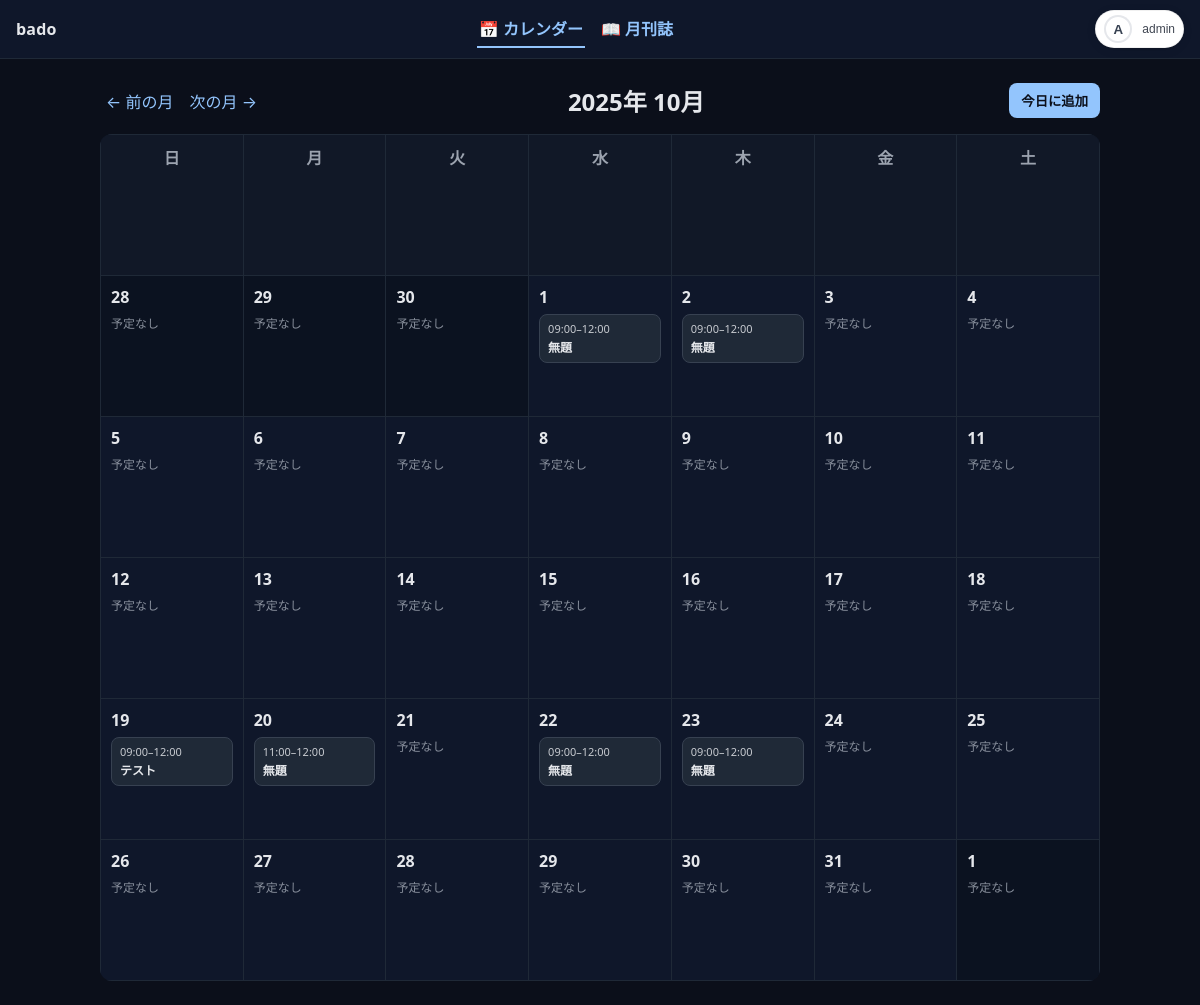
Screenshot of /?y=2025&m=10 (signed in) with the database file from the repository.
### core/models.py (models this page shows, shortened)
class User(AbstractUser):
    class Role(models.TextChoices):
        MEMBER  = "member", "一般"
        OFFICER = "officer", "運営"
        ADMIN   = "admin",   "管理者"
    role = models.CharField(max_length=10, choices=Role.choices, default=Role.MEMBER)

class Event(models.Model):
    user = models.ForeignKey(settings.AUTH_USER_MODEL, on_delete=models.CASCADE)
    title = models.CharField(max_length=200)
    start = models.DateTimeField()
    end = models.DateTimeField(null=True, blank=True)
    description = models.TextField(blank=True)
    created_at = models.DateTimeField(auto_now_add=True)
    updated_at = models.DateTimeField(auto_now=True)
    checkin_token = models.CharField(
        max_length=32,
        unique=True,
        blank=True,
        null=True,
        help_text="出席用QRコードに埋め込むトークン",
    )
    class Meta:
        ordering = ["start"]

### core/views.py (the view)
# urls.py: path("", core_views.home, name="home"),
@login_required
def home(request):
    return calendar_view(request)

### core/templatetags/custom_filters.py (called while the page is built)
@register.filter
def get_item(mapping, key):
    try:
        return mapping.get(key, [])
    except AttributeError:
        return []

@register.filter
def time_range(ev):
    if not ev or not getattr(ev, "start", None):
        return ""
    s = timezone.localtime(ev.start)
    if getattr(ev, "end", None):
        e = timezone.localtime(ev.end)
        if s.time() == e.time():
            return f"{s:%H:%M}"
        return f"{s:%H:%M}–{e:%H:%M}"
    return f"{s:%H:%M}〜"

### templates/core/calendar.html (shortened to what this page needs)
{% extends "base.html" %}
{% load custom_filters %}
{% block content %}
<div class="bar">
  <div class="nav">
    <a href="?y={{ prev_y }}&m={{ prev_m }}">← 前の月</a>
    <a href="?y={{ next_y }}&m={{ next_m }}">次の月 →</a>
  </div>
  <h2 style="margin:0;">{{ year }}年 {{ month }}月</h2>
  <button class="btn" id="addTodayBtn">今日に追加</button>
</div>
<table class="cal">
  <thead>
    <tr>
      <th>日</th><th>月</th><th>火</th><th>水</th><th>木</th><th>金</th><th>土</th>
    </tr>
  </thead>
  <tbody>
    {% for week in weeks %}
      <tr>
        {% for day in week %}
          <td class="cell {% if day == today %}today{% endif %} {% if day.month != month %}other{% endif %}"
              data-date="{{ day|date:'Y-m-d' }}">
            <div class="daynum">{{ day.day }}</div>
            {% for e in events_by_date|get_item:day %}
              <div class="event"
                   title="{{ e.description|default_if_none:'' }}"
                   data-id="{{ e.id }}"
                   data-title="{{ e.title|escape }}"
                   data-start="{{ e.start|date:'c' }}"
                   data-end="{% if e.end %}{{ e.end|date:'c' }}{% endif %}"
                   data-desc="{{ e.description|default_if_none:''|escape }}"
                   data-can-manage="{% if request.user.is_staff or e.user_id == request.user.id %}1{% else %}0{% endif %}">
                <div class="time">{{ e|time_range }}</div>
                <div class="title">{{ e.title }}</div>
              </div>
            {% empty %}
              <div class="muted" style="font-size:12px; margin-top:6px;">予定なし</div>
            {% endfor %}
          </td>
        {% endfor %}
      </tr>
    {% endfor %}
  </tbody>
</table>
{% endblock %}

### templates/base.html (shortened to what this page needs)
{% load static %}
{% load socialaccount %}
<!DOCTYPE html>
<html lang="ja">
<head>
</head>
<body>
  <header class="topbar">
    <div class="brand">bado</div>
    <nav class="tabs" aria-label="Primary">
      <a class="tab {% if request.resolver_match.url_name == 'calendar' or request.resolver_match.url_name == 'home' %}active{% endif %}"
         href="{% url 'calendar' %}">📅 カレンダー</a>
      <a class="tab {% if request.resolver_match.url_name == 'magazines_list' %}active{% endif %}"
         href="{% url 'magazines_list' %}">📖 月刊誌</a>
    </nav>
    <div class="right">
      {% if user.is_authenticated %}
        {% with sa=user.socialaccount_set.first %}
          {% if sa and sa.get_avatar_url %}
            {% with avatar_url=sa.get_avatar_url %}
              <button id="avatarBtn" class="avatar-btn" aria-haspopup="menu" aria-expanded="false">
                <img class="avatar-img" src="{{ avatar_url }}" alt="avatar">
                <span style="font-size:12px; opacity:.8;">{{ user.first_name|default:user.username }}</span>
              </button>
            {% endwith %}
          {% else %}
            <button id="avatarBtn" class="avatar-btn" aria-haspopup="menu" aria-expanded="false">
              <div class="avatar-fallback">{{ user.username|first|upper }}</div>
              <span style="font-size:12px; opacity:.8;">{{ user.username }}</span>
            </button>
          {% endif %}
        {% endwith %}
      {% else %}
        <a class="login-btn" href="{% provider_login_url 'google' %}">Googleでログイン</a>
      {% endif %}
    </div>
  </header>
  <div class="wrap">
    {% block content %}{% endblock %}
  </div>
</body>
</html>

### templates/base.html (style rules this page uses)
:root { --bg:#0b0f1a; --panel:#0f172a; --line:#1f2937; --text:#e5e7eb; --muted:#9ca3af; --brand:#93c5fd; --menu-bg:#ffffff; --menu-text:#111827; --ring:#e5e7eb; }
html,body { margin:0;background:var(--bg);color:var(--text);font-family:system-ui,-apple-system,"Segoe UI",Roboto,"Noto Sans JP",sans-serif; }
a { color:var(--brand); }
.topbar { position:sticky; top:0; z-index:100; display:flex; align-items:center; justify-content:space-between; padding:10px 16px; background:var(--panel); border-bottom:1px solid var(--line); backdrop-filter:saturate(140%) blur(4px); }
.brand { font-weight:800; letter-spacing:.2px; }
.tabs { display:flex; gap:14px; align-items:center; }
.tab { color:var(--brand); text-decoration:none; padding:6px 2px; border-bottom:2px solid transparent; font-weight:600; }
.tab.active { border-bottom-color:var(--brand); }
.right { display:flex; align-items:center; gap:10px; }
.avatar-btn { display:inline-flex; align-items:center; gap:10px; background:#fff; color:var(--menu-text); border:1px solid rgba(0,0,0,.06); box-shadow:0 1px 2px rgba(0,0,0,.08), 0 2px 12px rgba(0,0,0,.06); padding:4px 8px; border-radius:999px; cursor:pointer; }
.avatar-fallback { width:28px; height:28px; border-radius:50%; display:grid; place-items:center; font-weight:700; background:#fff; color:#374151; box-shadow:0 0 0 2px var(--ring) inset; }
.wrap { max-width:1000px; margin:24px auto; padding:0 16px; }

### templates/core/calendar.html (style rules this page uses)
.bar { display:flex; align-items:center; justify-content:space-between; margin: 8px 0 16px; }
.bar .nav a { color:#93c5fd; text-decoration:none; margin:0 6px; }
.cal { width:100%; border-collapse: collapse; background:#0f172a; border-radius: 12px; overflow:hidden; }
.cal th, .cal td { border: 1px solid #1f2937; padding: 10px; vertical-align: top; width:14.2857%; height:120px; }
.cal th { background:#111827; font-weight:600; color:#9ca3af; text-align:center; }
.daynum { font-weight:700; color:#e5e7eb; }
.other { background:#0b1220; color:#6b7280; }
.cell { position:relative; cursor:pointer; }
.event { font-size:12px; background:#1f2937; border:1px solid #374151; padding:6px 8px; border-radius:8px; margin-top:6px; }
.muted { color:#9ca3af; opacity:.85; }
.event .time { font-size:11px; opacity:.85; margin-bottom:2px; }
.event .title { font-weight:600; font-size:12px; }
.btn { color:#0b0f1a; background:#93c5fd; border:none; padding:8px 12px; border-radius:8px; cursor:pointer; font-weight:600; }

### rows the page displays
User: username|first "A", username "admin"
Event: start+end "09:00–12:00", title "無題"
Event: start+end "09:00–12:00", title "無題"
Event: start+end "09:00–12:00", title "テスト"
Event: start+end "11:00–12:00", title "無題"
Event: start+end "09:00–12:00", title "無題"
Event: start+end "09:00–12:00", title "無題"

### other values shown
{{ year }} "2025"
{{ month }} "10"
{{ day.day }} "28" "29" "30" "1" "2" "3" "4" "5" "6" "7" "8" "9" "10" "11" "12" "13" "14" "15" "16" "17" "18" "19" "20" "21" "22" "23" "24" "25" "26" "27" "28" "29" "30" "31" "1"
